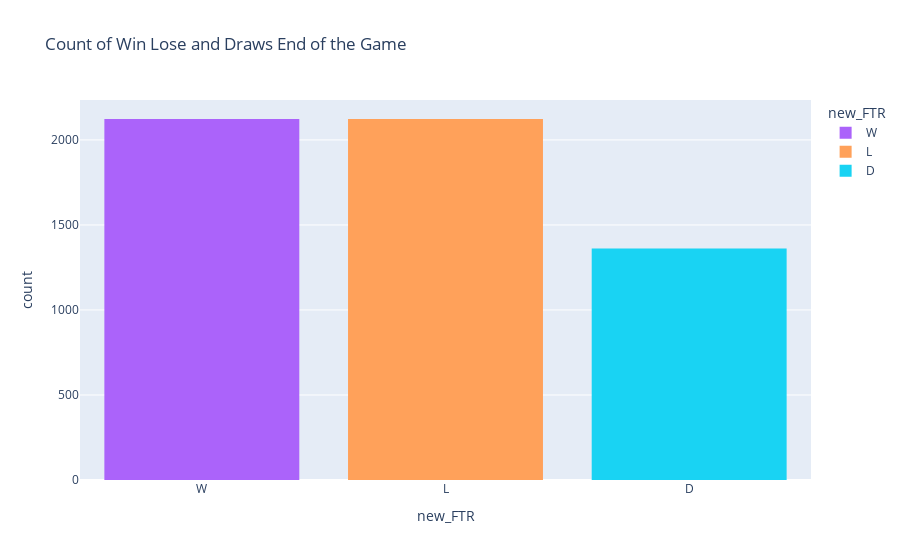

This figure's notebook cell:
### Markdown cell above
## EDA

### Code cell
#Check the distribution of the results a the end of the game

import plotly.express as px

fig = px.histogram(df1, x="new_FTR", title='Count of Win Lose and Draws End of the Game', color="new_FTR",
                  color_discrete_map = {0:'red',1:'blue',2:'purple'})
fig.show()

# Percentage of Win Loses and Draws

(df1['new_FTR'].value_counts()/df1['new_FTR'].count())*100

### Figure 1 — Plotly figure (JSON) as saved in the notebook; plotly's stock layout.template omitted (floating-point values rounded to 4 significant figures; data arrays with more than 128 entries replaced by an {"elided": "..."} marker saying what was removed)
{"data": [{"alignmentgroup": "True", "bingroup": "x", "hovertemplate": "new_FTR=%{x}<br>count=%{y}<extra></extra>", "legendgroup": "W", "marker": {"color": "#ab63fa", "pattern": {"shape": ""}}, "name": "W", "offsetgroup": "W", "orientation": "v", "showlegend": true, "type": "histogram", "x": {"elided": "2123 str values"}, "xaxis": "x", "yaxis": "y"}, {"alignmentgroup": "True", "bingroup": "x", "hovertemplate": "new_FTR=%{x}<br>count=%{y}<extra></extra>", "legendgroup": "L", "marker": {"color": "#FFA15A", "pattern": {"shape": ""}}, "name": "L", "offsetgroup": "L", "orientation": "v", "showlegend": true, "type": "histogram", "x": {"elided": "2123 str values"}, "xaxis": "x", "yaxis": "y"}, {"alignmentgroup": "True", "bingroup": "x", "hovertemplate": "new_FTR=%{x}<br>count=%{y}<extra></extra>", "legendgroup": "D", "marker": {"color": "#19d3f3", "pattern": {"shape": ""}}, "name": "D", "offsetgroup": "D", "orientation": "v", "showlegend": true, "type": "histogram", "x": {"elided": "1361 str values"}, "xaxis": "x", "yaxis": "y"}], "layout": {"autosize": true, "barmode": "relative", "legend": {"title": {"text": "new_FTR"}, "tracegroupgap": 0}, "title": {"text": "Count of Win Lose and Draws End of the Game"}, "xaxis": {"anchor": "y", "autorange": true, "categoryarray": ["W", "L", "D"], "categoryorder": "array", "domain": [0, 1], "range": [-0.5, 2.5], "title": {"text": "new_FTR"}, "type": "category"}, "yaxis": {"anchor": "x", "autorange": true, "domain": [0, 1], "range": [0, 2235.0], "title": {"text": "count"}}}}
